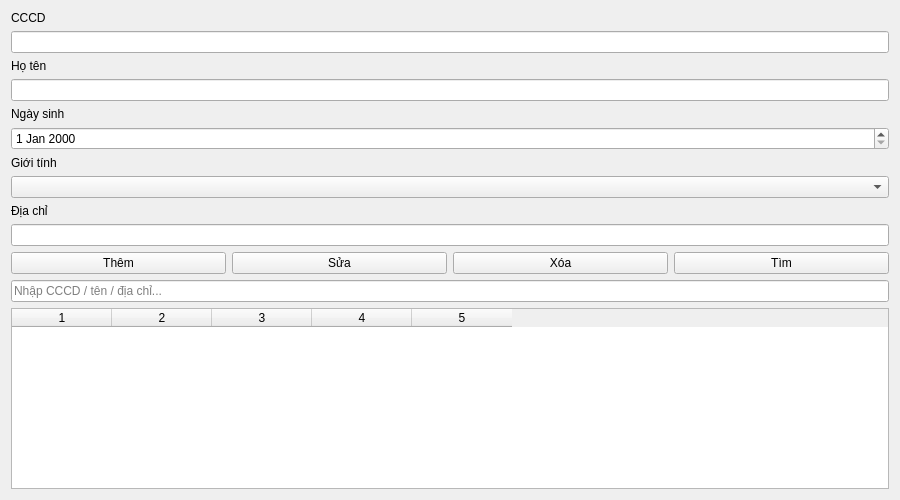
<?xml version="1.0" encoding="UTF-8"?>
<ui version="4.0">
 <class>App</class>
 <widget class="QWidget" name="App">
  <property name="geometry">
   <rect>
    <x>0</x>
    <y>0</y>
    <width>900</width>
    <height>500</height>
   </rect>
  </property>
  <property name="windowTitle">
   <string>Quản lý nhân sự (SQL Server)</string>
  </property>
  <layout class="QVBoxLayout" name="verticalLayout">
   <item>
    <widget class="QLabel" name="label">
     <property name="text">
      <string>CCCD</string>
     </property>
    </widget>
   </item>
   <item>
    <widget class="QLineEdit" name="txtCCCD"/>
   </item>
   <item>
    <widget class="QLabel" name="label_2">
     <property name="text">
      <string>Họ tên</string>
     </property>
    </widget>
   </item>
   <item>
    <widget class="QLineEdit" name="txtHoTen"/>
   </item>
   <item>
    <widget class="QLabel" name="label_3">
     <property name="text">
      <string>Ngày sinh</string>
     </property>
    </widget>
   </item>
   <item>
    <widget class="QDateEdit" name="dateNS"/>
   </item>
   <item>
    <widget class="QLabel" name="label_4">
     <property name="text">
      <string>Giới tính</string>
     </property>
    </widget>
   </item>
   <item>
    <widget class="QComboBox" name="cbGT"/>
   </item>
   <item>
    <widget class="QLabel" name="label_5">
     <property name="text">
      <string>Địa chỉ</string>
     </property>
    </widget>
   </item>
   <item>
    <widget class="QLineEdit" name="txtDiaChi"/>
   </item>
   <item>
    <layout class="QHBoxLayout" name="horizontalLayout">
     <item>
      <widget class="QPushButton" name="btnThem">
       <property name="text">
        <string>Thêm</string>
       </property>
      </widget>
     </item>
     <item>
      <widget class="QPushButton" name="btnSua">
       <property name="text">
        <string>Sửa</string>
       </property>
      </widget>
     </item>
     <item>
      <widget class="QPushButton" name="btnXoa">
       <property name="text">
        <string>Xóa</string>
       </property>
      </widget>
     </item>
     <item>
      <widget class="QPushButton" name="btnTim">
       <property name="text">
        <string>Tìm</string>
       </property>
      </widget>
     </item>
    </layout>
   </item>
   <item>
    <widget class="QLineEdit" name="txtTim">
     <property name="placeholderText">
      <string>Nhập CCCD / tên / địa chỉ...</string>
     </property>
    </widget>
   </item>
   <item>
    <widget class="QTableWidget" name="table">
     <property name="columnCount">
      <number>5</number>
     </property>
     <column/>
     <column/>
     <column/>
     <column/>
     <column/>
    </widget>
   </item>
  </layout>
 </widget>
 <resources/>
 <connections/>
</ui>
